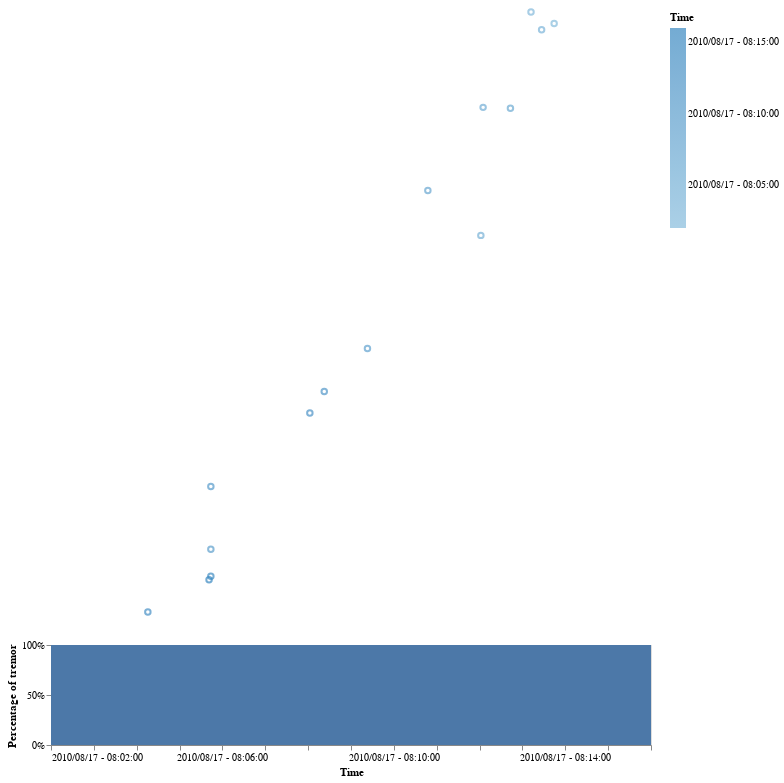

Source (notebook cell):
### Markdown cell above
### Tremor streaks

Tremor streaks propagate back and forth along the dip of the plate boundary, in a direction orthogonal to the main direction of propagation, at a speed of about 30 to 90 km/h. Their duration is a few dozens of minutes, and the distance traveled is a few dozens of kilometers.

### Code cell
import altair
import pandas as pd
from datetime import datetime
from visu_altair.visu_altair import visualize_tremor
tremors = pd.read_pickle('data/tremor.pkl')[0]
myChart = visualize_tremor(tremors, 1, 1.0, datetime(2010, 8, 17, 8, 2, 0), datetime(2010, 8, 17, 8, 16, 0), \
    latmin=None, latmax=None, lonmin=None, lonmax=None)
myChart

### Figure 1 — Vega-Lite specification as saved in the notebook (floating-point values rounded to 4 significant figures)
{"$schema": "https://vega.github.io/schema/vega-lite/v3.3.0.json", "config": {"mark": {"tooltip": null}, "view": {"height": 300, "width": 400}}, "data": {"name": "data-f7524c2ded6c8635621ed77acb66b382"}, "datasets": {"data-f7524c2ded6c8635621ed77acb66b382": [{"Time": "2010-08-17T08:02:00", "Value": 1, "datetime": "2010-08-17T08:02:00", "depth": 35.86, "latitude": 48.15, "longitude": -123.0}, {"Time": "2010-08-17T08:03:00", "Value": 1, "datetime": "2010-08-17T08:03:00", "depth": 33.86, "latitude": 48.15, "longitude": -123.1}, {"Time": "2010-08-17T08:04:00", "Value": 1, "datetime": "2010-08-17T08:04:00", "depth": 33.62, "latitude": 48.15, "longitude": -123.1}, {"Time": "2010-08-17T08:05:00", "Value": 1, "datetime": "2010-08-17T08:05:00", "depth": 23.83, "latitude": 48.07, "longitude": -123.1}, {"Time": "2010-08-17T08:06:00", "Value": 1, "datetime": "2010-08-17T08:06:00", "depth": 33.88, "latitude": 48.12, "longitude": -123.1}, {"Time": "2010-08-17T08:07:00", "Value": 1, "datetime": "2010-08-17T08:07:00", "depth": 34.14, "latitude": 48.12, "longitude": -123.1}, {"Time": "2010-08-17T08:08:00", "Value": 1, "datetime": "2010-08-17T08:08:00", "depth": 37.67, "latitude": 48.09, "longitude": -123.1}, {"Time": "2010-08-17T08:09:00", "Value": 1, "datetime": "2010-08-17T08:09:00", "depth": 36.6, "latitude": 48.03, "longitude": -123.1}, {"Time": "2010-08-17T08:10:00", "Value": 1, "datetime": "2010-08-17T08:10:00", "depth": 42, "latitude": 47.95, "longitude": -123.2}, {"Time": "2010-08-17T08:11:00", "Value": 1, "datetime": "2010-08-17T08:11:00", "depth": 46, "latitude": 47.98, "longitude": -123.2}, {"Time": "2010-08-17T08:12:00", "Value": 1, "datetime": "2010-08-17T08:12:00", "depth": 35.6, "latitude": 48.01, "longitude": -123.2}, {"Time": "2010-08-17T08:13:00", "Value": 1, "datetime": "2010-08-17T08:13:00", "depth": 36, "latitude": 48.0, "longitude": -123.2}, {"Time": "2010-08-17T08:14:00", "Value": 1, "datetime": "2010-08-17T08:14:00", "depth": 34.5, "latitude": 47.93, "longitude": -123.3}, {"Time": "2010-08-17T08:15:00", "Value": 1, "datetime": "2010-08-17T08:15:00", "depth": 42.33, "latitude": 47.94, "longitude": -123.2}, {"Time": "2010-08-17T08:16:00", "Value": 1, "datetime": "2010-08-17T08:16:00", "depth": 36.2, "latitude": 47.94, "longitude": -123.2}]}, "vconcat": [{"encoding": {"color": {"field": "Time", "legend": {"format": "%Y/%m/%d - %H:%M:%S"}, "type": "temporal"}, "latitude": {"field": "latitude", "type": "quantitative"}, "longitude": {"field": "longitude", "type": "quantitative"}}, "height": 600, "mark": "point", "transform": [{"filter": {"selection": "selector021"}}], "width": 600}, {"encoding": {"x": {"axis": {"format": "%Y/%m/%d - %H:%M:%S", "title": "Time"}, "field": "Time", "type": "temporal"}, "y": {"axis": {"format": "%", "title": "Percentage of tremor"}, "field": "Value", "type": "quantitative"}}, "height": 100, "mark": "area", "selection": {"selector021": {"encodings": ["x"], "type": "interval"}}, "width": 600}]}
